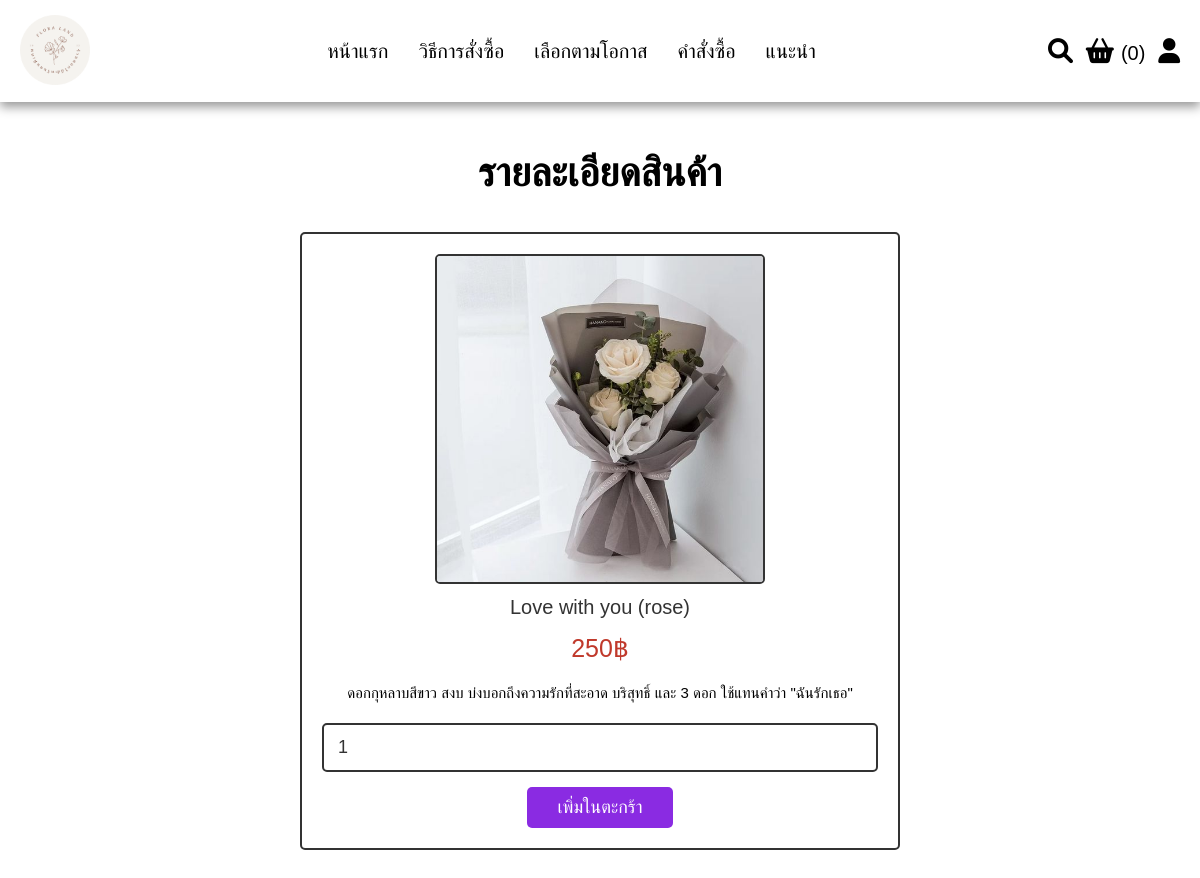
/view_page.php?pid=10, run on the app's committed database.
### tables this page shows
CREATE TABLE `product` (
  `id` int(100) NOT NULL,
  `name` varchar(100) NOT NULL,
  `details` varchar(500) NOT NULL,
  `price` int(100) NOT NULL,
  `image` varchar(100) NOT NULL,
  `event` char(20) NOT NULL
);

### view_page.php (the view, shortened to what this page needs)
<?php include 'config.php';
?>
<!DOCTYPE html>
<html lang="en">
<head>
   <link rel="stylesheet" href="https://cdnjs.cloudflare.com/ajax/libs/font-awesome/6.0.0/css/all.min.css">
   <link rel="stylesheet" href="css/style.css">
</head>
<body>
<?php include 'header.php'; ?>
<section class="quick-view">
    <h1 class="title">รายละเอียดสินค้า</h1>
    <?php
        if(isset($_GET['pid'])){
            $pid = $_GET['pid'];
            $select_products = mysqli_query($conn, "SELECT * FROM product WHERE id = '$pid'") or die('query failed');
         if(mysqli_num_rows($select_products) > 0){
            while($fetch_products = mysqli_fetch_assoc($select_products)){
    ?>
    <form action="" method="POST">
         <img src="uploaded_img/<?php echo $fetch_products['image']; ?>" alt="" class="image">
         <div class="name"><?php echo $fetch_products['name']; ?></div>
         <div class="price"><?php echo $fetch_products['price']; ?>฿</div>
         <div class="details"><?php echo $fetch_products['details']; ?></div>
         <input type="number" name="product_quantity" value="1" min="0" class="qty">
         <input type="submit" value="เพิ่มในตะกร้า" name="add_to_cart" class="btn">
      </form>
    <?php
            }
        }else{
        echo '<p class="empty">ไม่มีรายละเอียดสินค้า!</p>';
        }
    }
    ?>
</section>
</body>
</html>

### css/style.css (style rules this page uses)
* { margin: 0; padding: 0; box-sizing: border-box; font-family: Verdana, Geneva, Tahoma, sans-serif; outline: none; border: none; text-decoration: none; transition: .2s linear; }
html { font-size: 62.5%; scroll-behavior: smooth; scroll-padding-top: 6rem; overflow-x: hidden; }
body { background: #fff; }
section { padding: 3rem 2rem; }
.home .content span,h1 { font-size: 3.5rem; color: white; padding: 1rem 0; line-height: 1.5; }
.btn, .delete-btn, .option-btn { display: inline-block; border-radius: .5rem; margin-top: 1rem; font-size: 1.8rem; color:#fff; cursor: pointer; padding:1rem 3rem; }
.btn { background-color: #8A2BE2; }
.title { text-align: center; margin-bottom: 2rem; color: #000; font-size: 4rem; }
.quick-view form { max-width: 60rem; padding:2rem; text-align: center; border:.2rem solid #333; box-shadow: .2rem solid #333; border-radius: .5rem; background-color: #fff; margin:0 auto; }
.quick-view form .image { height: 33rem; border:.2rem solid #333; border-radius: .5rem; }
.quick-view form .name { margin:1rem 0; font-size: 2rem; color:#333; }
.quick-view form .price { color:#c0392b; font-size: 2.5rem; padding:.5rem 0; }
.quick-view form .details { padding:1rem 0; font-size: 1.5rem; color:#000; line-height: 2; }
.quick-view form .qty { width: 100%; padding:1.2rem 1.4rem; font-size: 1.8rem; color:#333; border-radius: .5rem; border:.2rem solid #333; margin:.5rem 0; }

### data on the page
product: image (picture), name "Love with you (rose)", price "250", details "ดอกกุหลาบสีขาว สงบ บ่งบอกถึงความรักที่สะอาด บริสุทธิ์ และ 3 ดอก ใช้แทนคำว่า \"ฉันรักเธอ\""

### other printed values
$cart_num_rows "0"
